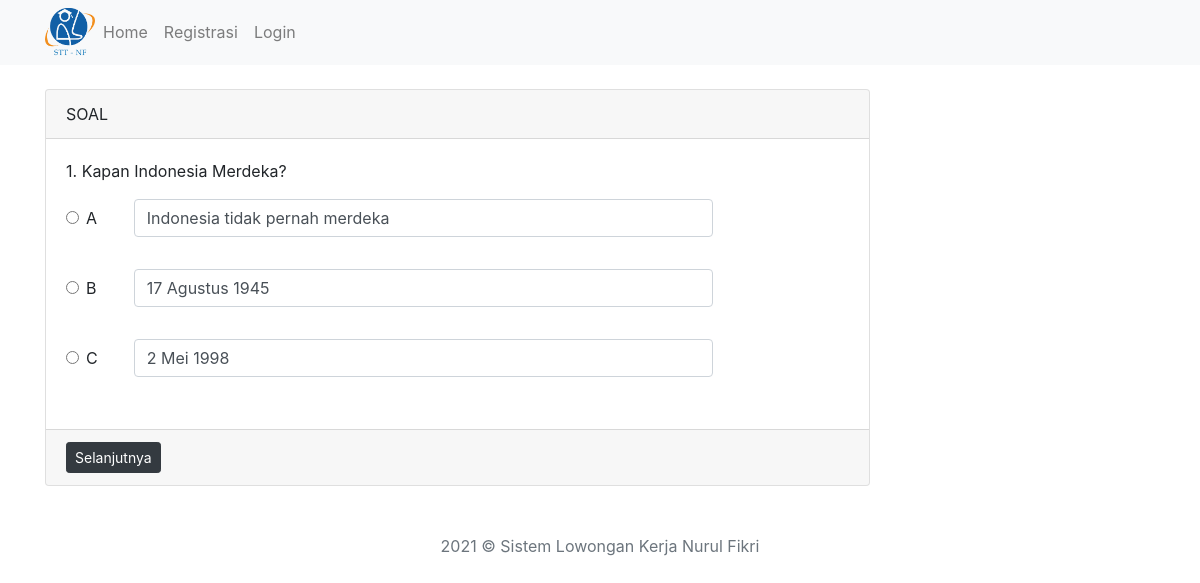
Screenshot of /page/test/1 with the database file from the repository.
### tables this page shows
CREATE TABLE `test_online` (
  `id` int(11) NOT NULL AUTO_INCREMENT,
  `nomor` int(10) NOT NULL,
  `soal` varchar(255) NOT NULL,
  `a` varchar(255) NOT NULL,
  `b` varchar(255) NOT NULL,
  `c` varchar(255) NOT NULL,
  `jawaban` varchar(10) NOT NULL,
  `tanggal` date NOT NULL,
  PRIMARY KEY (`id`)
);

### application/libraries/Template.php (called while the page is built, shortened)
<?php
class Template
{
  var $template_data = array();
  function set($name, $value)
  {
    $this->template_data[$name] = $value;
  }
  function load($template = '', $view = '', $view_data = array(), $return = false)
  {
    $this->CI = &get_instance();
    $this->set('content_view', $this->CI->load->view($view, $view_data, true));
    return $this->CI->load->view($template, $this->template_data, $return);
  }
}

### application/controllers/Page.php (called while the page is built, shortened)
<?php
class Page extends CI_Controller {
	public function test($no)
	{
		$next = $no+1;
		$soal_lanjut = $this->db->get_where('test_online',['nomor' => $next])->row();
		if($soal_lanjut) {
			$lanjut = 'lanjut';
		} else {
			$lanjut = 'selesai';
		}
		$data['soal'] = $this->db->get_where('test_online',['nomor' => $no])->row();
		$data['selanjut'] = $lanjut;
		$data['next'] = $next;
		$this->template->load('template','page/test',$data);
	}
}

### index.php (called while the page is built, shortened)
<?php
require_once BASEPATH.'core/CodeIgniter.php';

### application/views/page/test.php (the view, shortened to what this page needs)
<div class="row mt-4">
	<div class="col-md-9">
		<div class="card">
			<div class="card-header">SOAL</div>
			<form action="<?= base_url('page/submit_jawaban') ?>" method="post">
			<div class="card-body">
				<p>
					<?= $soal->nomor ?>. <?= $soal->soal ?>
				</p>
				<div class="form-group row">
				    <label class="col-sm-1 col-form-label">
				    	<div class="form-check">
					  		<input class="form-check-input" type="radio" name="jawaban"  value="a">
					  		<label class="form-check-label">A</label>
						</div>
					</label>
				    <div class="col-sm-9">
				      <p class="form-control"><?= $soal->a ?></p>
				    </div>
				  </div>
				  <div class="form-group row">
				    <label class="col-sm-1 col-form-label">
				    	<div class="form-check">
					  		<input class="form-check-input" type="radio" name="jawaban"  value="b">
					  		<label class="form-check-label">B</label>
						</div>
				    </label>
				    <div class="col-sm-9">
				      <p class="form-control"><?= $soal->b ?></p>
				    </div>
				  </div>
				  <div class="form-group row">
				    <label class="col-sm-1 col-form-label">
				    	<div class="form-check">
					  		<input class="form-check-input" type="radio" name="jawaban"  value="c">
					  		<label class="form-check-label">C</label>
						</div>
				    </label>
				    <div class="col-sm-9">
				      <p class="form-control"><?= $soal->c ?></p>
				    </div>
				  </div>
			</div>
			<div class="card-footer">
				<button type="submit" class="btn btn-sm btn-dark"><?= ($selanjut == 'selesai') ? 'Selesai' : 'Selanjutnya' ?></button>
			</div>
		</form>
		</div>
	</div>
</div>

### rows the page displays
test_online: nomor "1", soal "Kapan Indonesia Merdeka?", a "Indonesia tidak pernah merdeka", b "17 Agustus 1945", c "2 Mei 1998"
